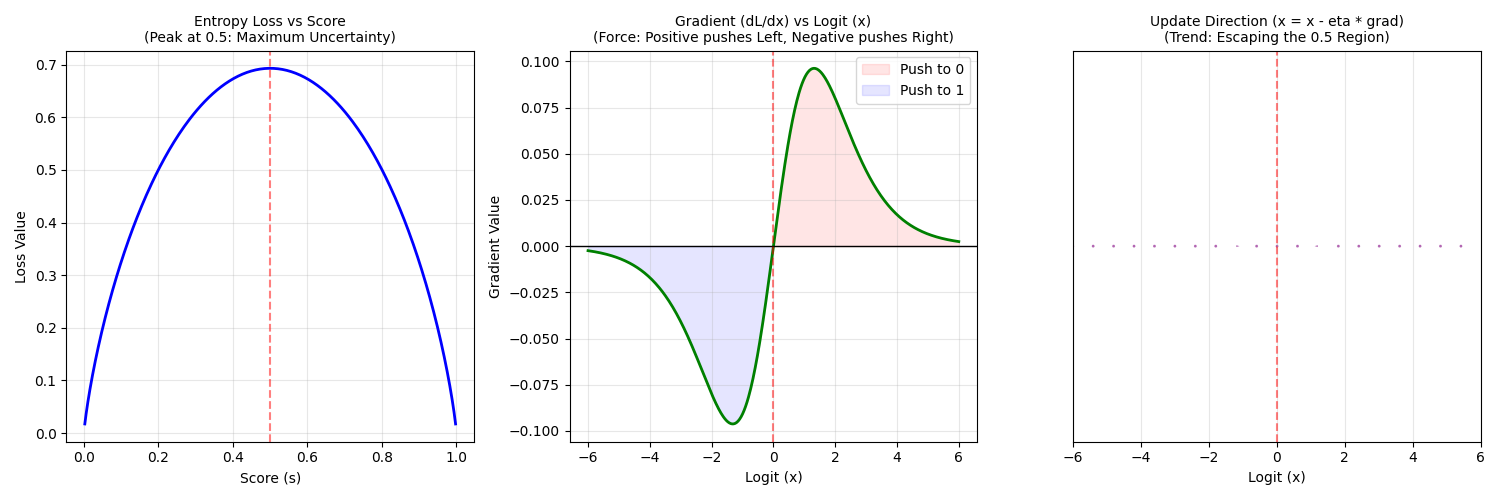

The script that saved this image:
import numpy as np
import matplotlib.pyplot as plt

# 1. Define Functions
def sigmoid(x):
    return 1 / (1 + np.exp(-x))

def entropy_loss(s):
    # Add eps to prevent log(0)
    eps = 1e-8
    return -(s * np.log(s + eps) + (1 - s) * np.log(1 - s + eps))

def entropy_gradient_wrt_x(x):
    """
    Calculate the gradient of Loss with respect to the raw input x: dL/dx
    Derivation: dL/dx = (s - (1-s)) * s * (1-s) = (2s - 1) * s * (1-s) 
    In terms of x: dL/dx = -x * s * (1-s) is a simplified trend visualization.
    Mathematically for entropy minimization, it pushes x away from 0.
    """
    s = sigmoid(x)
    # The gradient dL/dx for entropy minimization pushes s towards 0 or 1
    return (2 * s - 1) * s * (1 - s)

# 2. Prepare Data
x = np.linspace(-6, 6, 500) # Simulating MLP output (Logit)
s = sigmoid(x)              # Simulating Picker score (Score)
loss = entropy_loss(s)      # Calculate Entropy Loss
grad = entropy_gradient_wrt_x(x) # Calculate Gradient

# 3. Start Plotting
plt.figure(figsize=(15, 5))

# Plot 1: Loss vs Score 
# Meaning: Higher uncertainty (closer to 0.5) results in higher loss
plt.subplot(1, 3, 1)
plt.plot(s, loss, color='blue', lw=2)
plt.axvline(0.5, color='red', linestyle='--', alpha=0.5)
plt.title("Entropy Loss vs Score\n(Peak at 0.5: Maximum Uncertainty)", fontsize=10)
plt.xlabel("Score (s)")
plt.ylabel("Loss Value")
plt.grid(True, alpha=0.3)

# Plot 2: Gradient vs Logit 
# Meaning: Gradient acts as a force. 
# In Gradient Descent: x = x - learning_rate * grad
# Positive grad pushes x left (towards 0), Negative grad pushes x right (towards 1)
plt.subplot(1, 3, 2)
plt.plot(x, grad, color='green', lw=2)
plt.axhline(0, color='black', lw=1)
plt.axvline(0, color='red', linestyle='--', alpha=0.5)
plt.title("Gradient (dL/dx) vs Logit (x)\n(Force: Positive pushes Left, Negative pushes Right)", fontsize=10)
plt.xlabel("Logit (x)")
plt.ylabel("Gradient Value")
plt.fill_between(x, 0, grad, where=(grad>0), color='red', alpha=0.1, label='Push to 0')
plt.fill_between(x, 0, grad, where=(grad<0), color='blue', alpha=0.1, label='Push to 1')
plt.legend()
plt.grid(True, alpha=0.3)

# Plot 3: Update Vector Field
# Simulating the direction of parameter updates
plt.subplot(1, 3, 3)
update_direction = -grad # Direction of gradient descent
plt.quiver(x[::25], np.zeros_like(x[::25]), update_direction[::25], np.zeros_like(x[::25]), 
           angles='xy', scale_units='xy', scale=1, color='purple', alpha=0.6)
plt.axvline(0, color='red', linestyle='--', alpha=0.5)
plt.title("Update Direction (x = x - eta * grad)\n(Trend: Escaping the 0.5 Region)", fontsize=10)
plt.xlabel("Logit (x)")
plt.yticks([]) # Hide Y axis
plt.xlim(-6, 6)
plt.grid(True, alpha=0.3)

plt.tight_layout()
plt.savefig('viz_entropy_loss.png')
plt.show()
